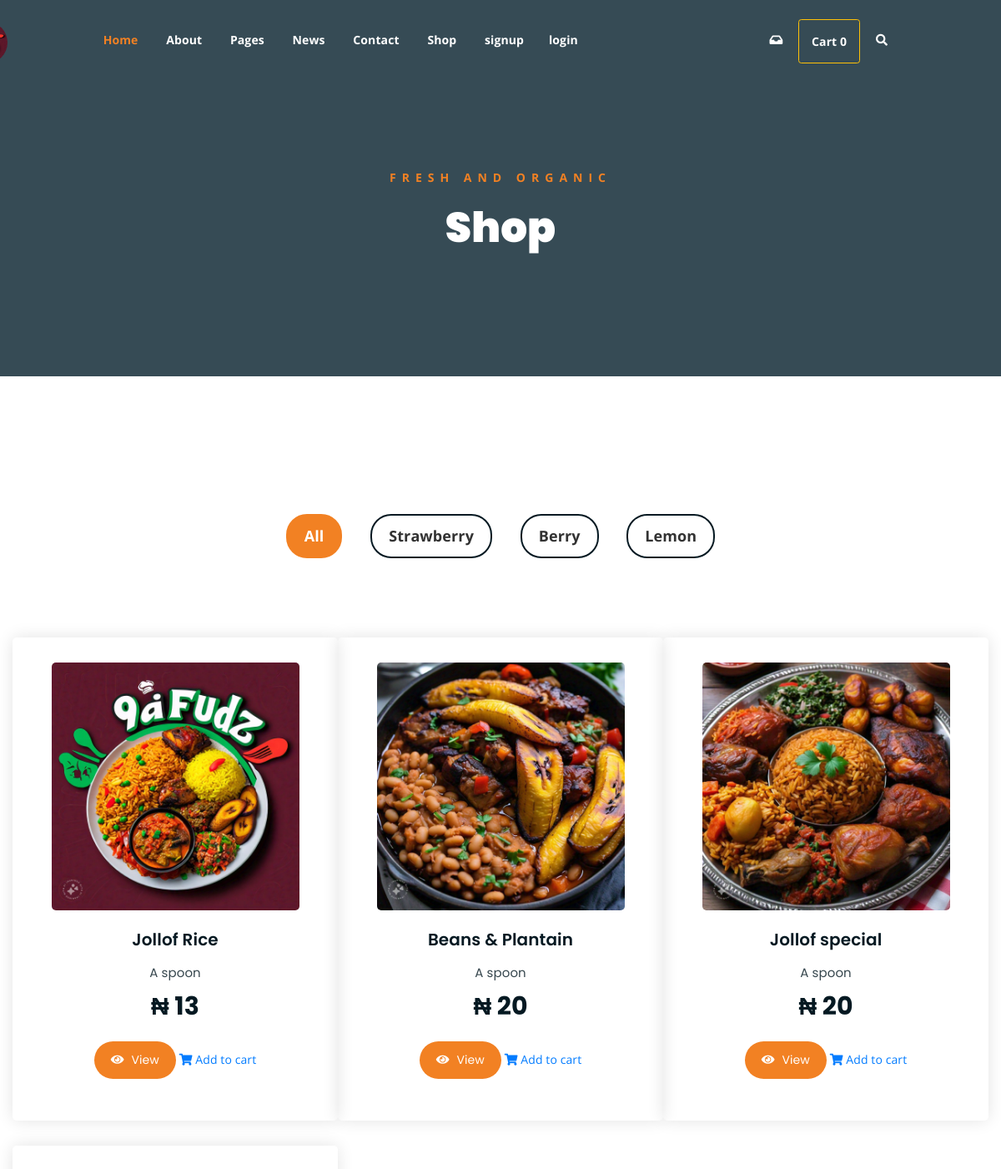
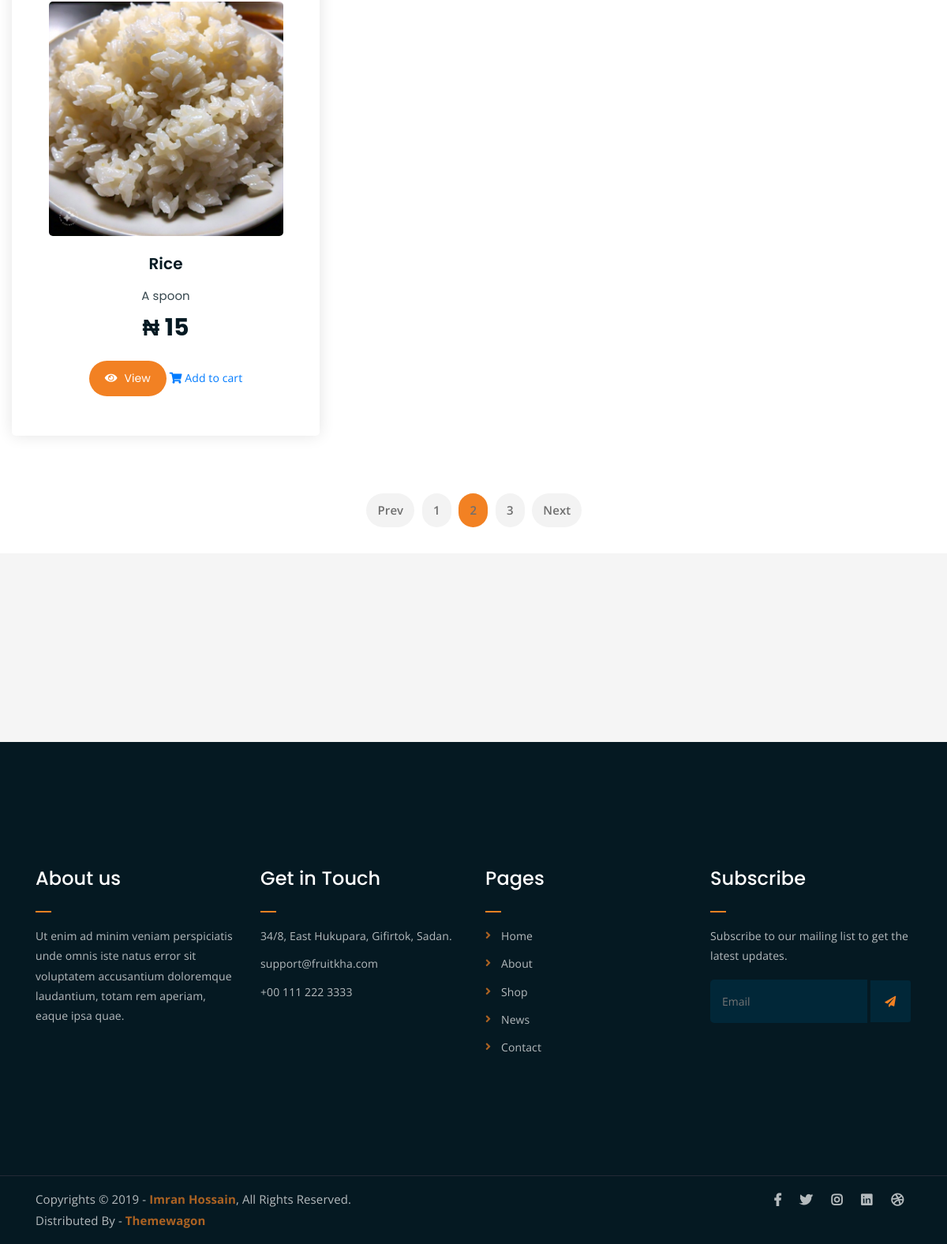
The app's page /shop/ with its own data (2 pictures, top to bottom).
### core/models.py (models this page shows, shortened)
class Product(models.Model):
    category = models.ForeignKey(Category, related_name="products", on_delete=models.CASCADE)
    name = models.CharField(max_length=50)
    price = models.IntegerField()
    description = models.TextField()
    is_sold = models.BooleanField(default=False)
    stock = models.IntegerField()
    created_by = models.ForeignKey(User, related_name="products", on_delete=models.CASCADE)
    created_at = models.DateTimeField(auto_now_add=True)
    modified_at = models.DateTimeField(auto_now=True)
    image = models.ImageField(upload_to="images")

### core/views.py (the view)
# urls.py: path("shop/", views.shop, name="shop"),
def shop(request):
    products = Product.objects.all()
    context = {"products": products}
    return render(request, "core/shop.html", context)

### cart/cart.py (called while the page is built)
    def __len__(self):
        return sum(item['qty'] for item in self.cart.values())

### cart/context_processors.py (called while the page is built)
def cart(request):
    return {'cart': Cart(request)}

### templates/core/shop.html (shortened to what this page needs)
{% extends "partials/base.html" %}
{% load static %}
{% block content %}
	<div class="breadcrumb-section breadcrumb-bg">
		<div class="container">
			<div class="row">
				<div class="col-lg-8 offset-lg-2 text-center">
					<div class="breadcrumb-text">
						<p>Fresh and Organic</p>
						<h1>Shop</h1>
					</div>
				</div>
			</div>
		</div>
	</div>
	<div class="product-section mt-150 mb-150">
		<div class="container">
			<div class="row row-cols-1 row-cols-sm-2 row-cols-md-3 g-3">
                <div class="col-md-12">
                    <div class="product-filters">
                        <ul>
                            <li class="active" data-filter="*">All</li>
                            <li data-filter=".strawberry">Strawberry</li>
                            <li data-filter=".berry">Berry</li>
                            <li data-filter=".lemon">Lemon</li>
                        </ul>
                    </div>
                </div>
            </div>
			<div class="row product-lists">
				<div class="row row-cols-1 row-cols-sm-2 row-cols-md-3 g-3 text-center strawberry">
					{% for product in products %}
					<div class="single-product-item">
						<div class="product-image">
							<a href="single-product.html"><img src="{{ product.image.url }}" alt=""></a>
						</div>
						<h3>{{product.name}}</h3>
						<p class="product-price"><span>A spoon</span> ₦ {{product.price}}</p>
						<a href="{% url 'core:detail' product.id %}" class="cart-btn"><i class="fa fa-eye"></i> View</a>
						<a id="add-button" href="{{ product.id }}" class="cart-btn'"><i class="fas fa-shopping-cart"></i> Add to cart</a>
					</div>
					{% endfor %}
				</div>
			<div class="row" >
				<div class="col-lg-12 text-center " style="width:83.7em; padding-bottom:30px">
					<div class="pagination-wrap" >
						<ul>
							<li><a href="#">Prev</a></li>
							<li><a href="#">1</a></li>
							<li><a class="active" href="#">2</a></li>
							<li><a href="#">3</a></li>
							<li><a href="#">Next</a></li>
						</ul>
					</div>
				</div>
			</div>
		</div>
	</div>
{% endblock content %}

### static/assets/css/main.css (style rules this page uses)
html { font-size: 14px; font-weight: 400; line-height: 28px; height: 100%; }
body { font-family: "Open Sans", sans-serif; font-weight: 400; font-size: 1rem; letter-spacing: 0.1px; line-height: 1.8; color: #051922; overflow-x: hidden; }
body img { max-width: 100%; }
a { cursor: pointer; text-decoration: none; -webkit-transition: all 0.2s ease-in-out; -o-transition: all 0.2s ease-in-out; transition: all 0.2s ease-in-out; }
h1, .h1, h2, .h2, h3, .h3, h4, .h4, h5, .h5, h6, .h6 { font-family: "Poppins", sans-serif; font-weight: 700; margin: 0 0 1.25rem 0; color: #051922; }
h1:last-child, .h1:last-child, h2:last-child, .h2:last-child, h3:last-child, .h3:last-child, h4:last-child, .h4:last-child, h5:last-child, .h5:last-child, h6:last-child, .h6:last-child { margin: 0; }
h1, .h1 { font-size: 4rem; font-weight: 700; line-height: 4rem; }
h3, .h3 { font-size: 2rem; font-weight: 700; line-height: 2.25rem; }
p { font-family: "Open Sans", sans-serif; font-weight: 400; font-size: 1rem; letter-spacing: 0.1px; line-height: 1.8; color: #051922; margin: 0 0 1.25rem 0; }
.mt-150 { margin-top: 150px; }
.mb-150 { margin-bottom: 150px; }
a.boxed-btn, a.bordered-btn, a.cart-btn { border-radius: 50px; }
.breadcrumb-bg { background-image: url(../img/breadcrumb-bg.jpg); }
.breadcrumb-text p { color: #F28123; font-weight: 700; text-transform: uppercase; letter-spacing: 7px; }
.breadcrumb-text h1 { font-size: 50px; font-weight: 900; color: #fff; margin: 0; margin-top: 20px; }
.breadcrumb-section { padding: 150px 0; background-size: cover; background-position: center center; position: relative; z-index: 1; background-attachment: fixed; padding-top: 200px; }
.breadcrumb-section:after { position: absolute; left: 0; top: 0; width: 100%; height: 100%; content: ""; background-color: #07212e; z-index: -1; opacity: 0.8; }
.pagination-wrap ul li a { -webkit-transition: 0.3s; -o-transition: 0.3s; transition: 0.3s; }
.product-image img { -webkit-transition: 0.3s; -o-transition: 0.3s; transition: 0.3s; }
a.cart-btn { -webkit-transition: 0.3s; -o-transition: 0.3s; transition: 0.3s; }
.single-product-item { -webkit-transition: 0.3s; -o-transition: 0.3s; transition: 0.3s; }
html, body { height: 100%; }
.pagination-wrap { margin-top: 40px; }
.pagination-wrap ul { margin: 0; padding: 0; list-style: none; }
.pagination-wrap ul li { display: inline-block; }
.pagination-wrap ul li a { color: #6f6f6f; font-size: 15px; background-color: #f3f3f3; display: inline-block; padding: 8px 14px; border-radius: 5px; margin: 3px; font-weight: 600; border-radius: 50px; }
.pagination-wrap ul li a.active { background-color: #F28123; }
.product-filters { margin-bottom: 80px; }
.product-filters ul { margin: 0; padding: 0; list-style: none; text-align: center; }
.product-filters ul li { display: inline-block; font-weight: 700; font-size: 18px; margin: 15px; border: 2px solid #051922; color: #323232; cursor: pointer; padding: 8px 20px; border-radius: 25px; }
.product-filters ul li.active { border: 2px solid #F28123; background-color: #F28123; color: #fff; }
.single-product-item { margin-bottom: 30px; }
.product-image { padding: 30px; padding-bottom: 0; }
.product-image img { width: 90%; border-radius: 5px; margin-bottom: 20px; }
.single-product-item h3 { font-size: 20px; font-weight: 600; margin-bottom: 10px; }
p.product-price { font-family: 'Poppins', sans-serif; font-size: 30px; font-weight: 700; margin-bottom: 15px; }
p.product-price span { display: block; opacity: 0.8; font-size: 15px; font-weight: 400; }
a.cart-btn { font-family: 'Poppins', sans-serif; display: inline-block; background-color: #F28123; color: #fff; padding: 10px 20px; }
a.cart-btn i { margin-right: 5px; }
.single-product-item { -webkit-box-shadow: 0 0 20px #e4e4e4; box-shadow: 0 0 20px #e4e4e4; padding-bottom: 50px; border-radius: 5px; }

### records on screen
Product: image (picture), name "Jollof Rice", price "13"
Product: image (picture), name "Beans & Plantain", price "20"
Product: image (picture), name "Jollof special", price "20"
Product: image (picture), name "Rice", price "15"
